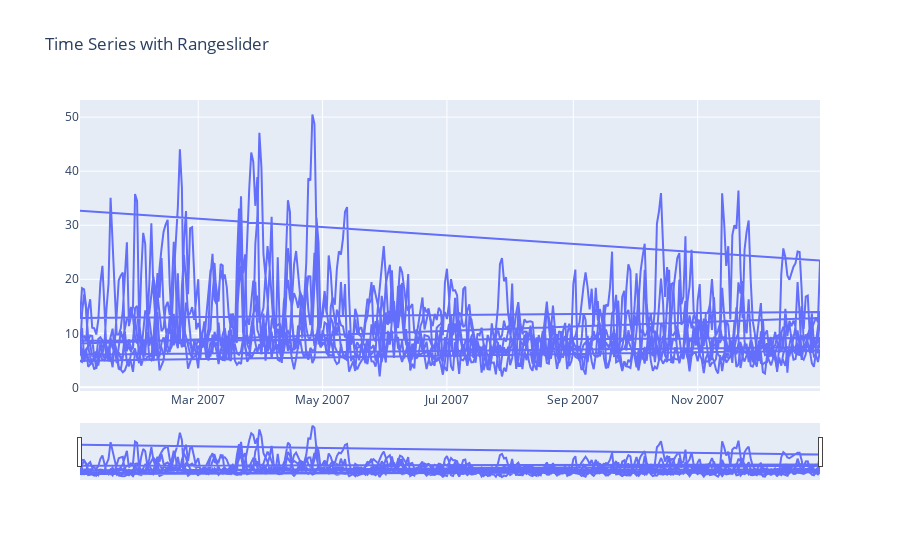

Write notebook code for a chart like this one.
### Code cell
fig2 = go.Figure([go.Scatter(x=train_r1['date'], y=train_r1["PM10"])])
#fig2.show()

fig2.update_layout(title_text='Time Series with Rangeslider',
                  xaxis_rangeslider_visible=True)

### Figure 1 — Plotly figure (JSON) as saved in the notebook; plotly's stock layout.template omitted (floating-point values rounded to 4 significant figures; data arrays with more than 128 entries replaced by an {"elided": "..."} marker saying what was removed)
{"data": [{"type": "scatter", "x": {"elided": "2191 str values"}, "y": {"elided": "2191 float values"}}], "layout": {"title": {"text": "Time Series with Rangeslider"}, "xaxis": {"rangeslider": {"visible": true}}}}
